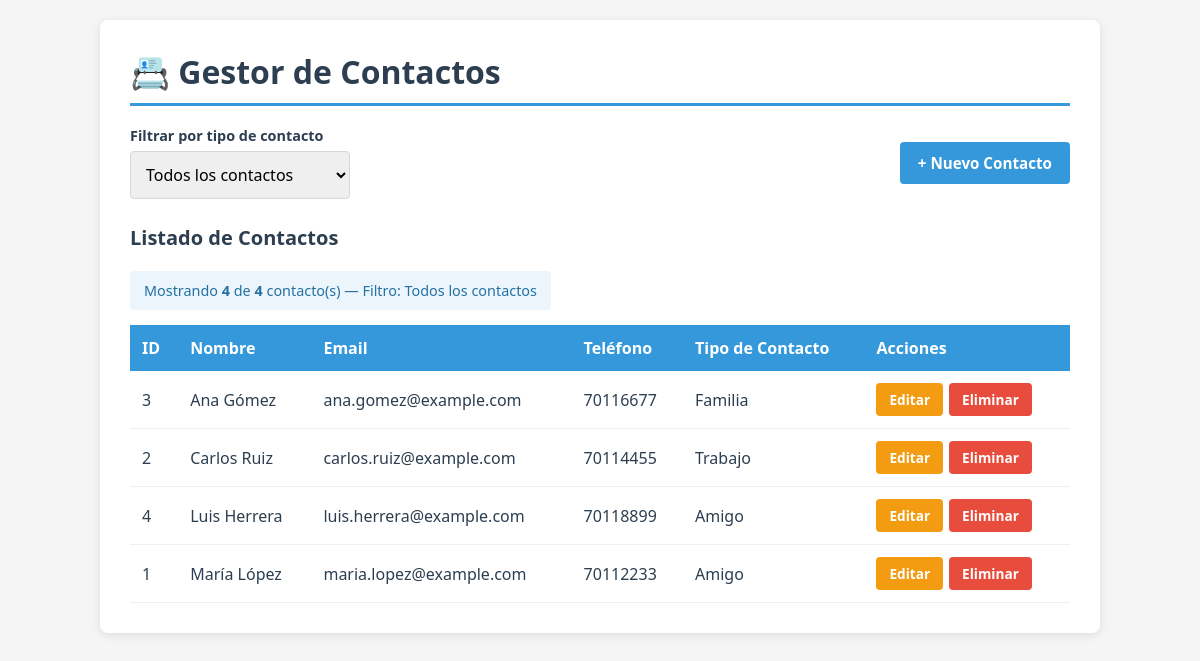
The page / on the database its author committed.
### tables this page shows
CREATE TABLE IF NOT EXISTS contactos (
    id INT AUTO_INCREMENT PRIMARY KEY,
    nombre VARCHAR(100) NOT NULL,
    email VARCHAR(100) NOT NULL UNIQUE,
    telefono VARCHAR(20) NOT NULL,
    tipo_contacto_id INT NOT NULL,
    fecha_creacion TIMESTAMP NOT NULL DEFAULT CURRENT_TIMESTAMP,
    CONSTRAINT fk_contactos_tipo
        FOREIGN KEY (tipo_contacto_id) REFERENCES tipos_contacto (id)
        ON UPDATE CASCADE
        ON DELETE RESTRICT
);

CREATE TABLE IF NOT EXISTS tipos_contacto (
    id INT AUTO_INCREMENT PRIMARY KEY,
    nombre VARCHAR(50) NOT NULL UNIQUE
);

### src/ContactoRepository.php (called while the page is built, shortened)
<?php
final class ContactoRepository
{
    private PDO $pdo;
    public function __construct(PDO $pdo)
    {
        $this->pdo = $pdo;
    }
    public function obtenerTodos(?int $tipoId = null): array
    {
        $sql = 'SELECT c.id, c.nombre, c.email, c.telefono, c.fecha_creacion,
                       t.id AS tipo_id, t.nombre AS tipo_nombre
                FROM contactos c
                INNER JOIN tipos_contacto t ON c.tipo_contacto_id = t.id';
        $parametros = [];
        $sql .= ' ORDER BY c.nombre';
        $statement = $this->pdo->prepare($sql);
        $statement->execute();
        return $statement->fetchAll();
    }
    public function contarTodos(): int
    {
        $statement = $this->pdo->query('SELECT COUNT(*) FROM contactos');
        return (int) $statement->fetchColumn();
    }
}

### index.php (the view, shortened to what this page needs)
<?php
$pdo = Database::obtenerConexion();
$contactosRepo = new ContactoRepository($pdo);
$tipoSeleccionado = isset($_GET['tipo']) && $_GET['tipo'] !== ''
    ? (int) $_GET['tipo']
    : 0;
$contactos = $contactosRepo->obtenerTodos($tipoSeleccionado > 0 ? $tipoSeleccionado : null);
$totalContactos = $contactosRepo->contarTodos();
$nombreTipo = 'Todos los contactos';
?>
<!DOCTYPE html>
<html lang="es">
<head>
</head>
<body>
<div class="container">
    <h1>📇 Gestor de Contactos</h1>
    <div class="barra">
        <form method="GET" action="index.php" class="filtro">
            <div>
                <label for="tipo">Filtrar por tipo de contacto</label>
                <select name="tipo" id="tipo" onchange="this.form.submit()">
                    <option value="0" <?= $tipoSeleccionado === 0 ? 'selected' : '' ?>>
                        Todos los contactos
                    </option>
                </select>
            </div>
        </form>
        <a href="crear.php" class="btn btn-primario">+ Nuevo Contacto</a>
    </div>
    <h2>Listado de Contactos</h2>
    <span class="contador">
        Mostrando <strong><?= count($contactos) ?></strong> de
        <strong><?= $totalContactos ?></strong> contacto(s) — Filtro: <?= htmlspecialchars($nombreTipo) ?>
    </span>
    <?php if (empty($contactos)): ?>
        <div class="empty-message" style="margin-top:15px;">
            No hay contactos registrados<?= $tipoSeleccionado > 0 ? ' para este tipo de contacto' : '' ?>.
        </div>
    <?php else: ?>
        <table>
            <thead>
                <tr>
                    <th>ID</th>
                    <th>Nombre</th>
                    <th>Email</th>
                    <th>Teléfono</th>
                    <th>Tipo de Contacto</th>
                    <th>Acciones</th>
                </tr>
            </thead>
            <tbody>
                <?php foreach ($contactos as $contacto): ?>
                    <tr>
                        <td><?= (int) $contacto['id'] ?></td>
                        <td><?= htmlspecialchars((string) $contacto['nombre']) ?></td>
                        <td><?= htmlspecialchars((string) $contacto['email']) ?></td>
                        <td><?= htmlspecialchars((string) $contacto['telefono']) ?></td>
                        <td><?= htmlspecialchars((string) $contacto['tipo_nombre']) ?></td>
                        <td>
                            <div class="acciones">
                                <a href="editar.php?id=<?= (int) $contacto['id'] ?>"
                                   class="btn btn-editar">Editar</a>
                                <a href="eliminar.php?id=<?= (int) $contacto['id'] ?>"
                                   class="btn btn-eliminar">Eliminar</a>
                            </div>
                        </td>
                    </tr>
                <?php endforeach; ?>
            </tbody>
        </table>
    <?php endif; ?>
</div>
</body>
</html>

### index.php (style rules this page uses)
* { margin: 0; padding: 0; box-sizing: border-box; }
body { font-family: 'Segoe UI', Tahoma, Geneva, Verdana, sans-serif; background-color: #f5f5f5; padding: 20px; color: #2c3e50; }
.container { max-width: 1000px; margin: 0 auto; background-color: #fff; border-radius: 8px; box-shadow: 0 2px 10px rgba(0,0,0,.1); padding: 30px; }
h1 { border-bottom: 3px solid #3498db; padding-bottom: 10px; margin-bottom: 20px; }
h2 { margin: 25px 0 12px; font-size: 1.25em; }
table { width: 100%; border-collapse: collapse; margin-top: 15px; }
th { background-color: #3498db; color: #fff; padding: 12px; text-align: left; font-weight: 600; }
td { padding: 12px; border-bottom: 1px solid #ecf0f1; }
.barra { display: flex; justify-content: space-between; align-items: center; flex-wrap: wrap; gap: 12px; margin-bottom: 10px; }
label { display: block; margin-bottom: 6px; font-weight: 600; font-size: .9em; }
input[type="text"], input[type="email"], input[type="tel"], select { width: 100%; padding: 11px; border: 1px solid #d5d8dc; border-radius: 4px; font-size: 1em; font-family: inherit; }
.filtro { display: flex; align-items: flex-end; gap: 10px; }
.filtro div { min-width: 220px; }
.btn { display: inline-block; padding: 11px 18px; border: none; border-radius: 4px; font-size: .95em; font-weight: 600; cursor: pointer; text-decoration: none; font-family: inherit; }
.btn-primario { background-color: #3498db; color: #fff; }
.btn-editar { background-color: #f39c12; color: #fff; padding: 7px 13px; font-size: .85em; }
.btn-eliminar { background-color: #e74c3c; color: #fff; padding: 7px 13px; font-size: .85em; }
.acciones { display: flex; gap: 6px; }
.contador { background-color: #ebf5fb; color: #2471a3; padding: 10px 14px; border-radius: 4px; display: inline-block; margin-top: 8px; font-size: .9em; }

### rows shown on the page
contactos: id "3", nombre "Ana Gómez", email "ana.gomez@example.com", telefono "70116677", tipo_contacto.nombre "Familia"
contactos: id "2", nombre "Carlos Ruiz", email "carlos.ruiz@example.com", telefono "70114455", tipo_contacto.nombre "Trabajo"
contactos: id "4", nombre "Luis Herrera", email "luis.herrera@example.com", telefono "70118899", tipo_contacto.nombre "Amigo"
contactos: id "1", nombre "María López", email "maria.lopez@example.com", telefono "70112233", tipo_contacto.nombre "Amigo"

### other values the page prints
count($contactos) "4"
$totalContactos "4"
$nombreTipo "Todos los contactos"
